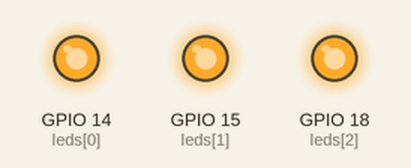
The program below on a simulated Raspberry Pi (BCM pin numbers). Parts: output pins drawn as LEDs (lit = HIGH).

Above: at 3.5 s.
At 6.5 s:
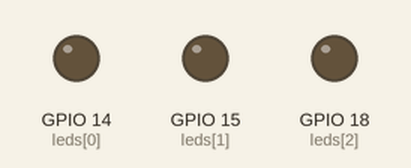
Timing chart, 0 to 7.6 s (numbered marks = the images above):
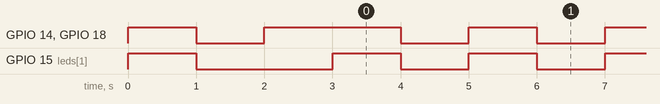

Measured:
- by itself, GPIO 14 (leds[0]), GPIO 18 (leds[2]): goes LOW 1.0 s, HIGH 2.0 s, 62 × (LOW 1.0 s, HIGH 1.0 s), LOW 1.0 s, then HIGH
- by itself, GPIO 15 (leds[1]): repeats every 2.0 s: HIGH 1.0 s, LOW 1.0 s
- by itself, everything shown: repeats every 2.0 s, in 4 steps

The program:

ledboard.py
```python
from gpiozero import LEDBoard
from time import sleep
from signal import pause

leds = LEDBoard(14, 15, 18)

try:
    leds.on()
    sleep(1)
    leds.off()
    sleep(1)
    leds.value = (1, 0, 1)
    sleep(1)
    leds.blink()

    pause()
except KeyboardInterrupt:
    leds.off()
```
